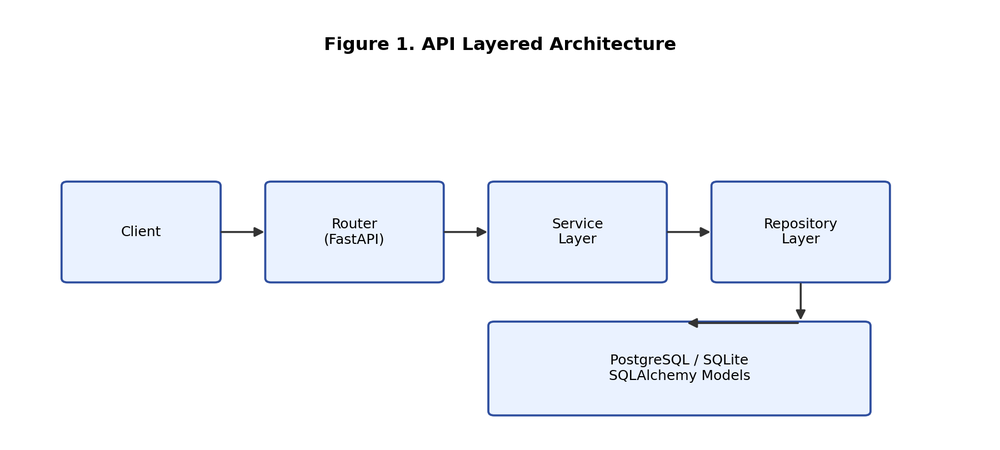
#> input picture docs/figures/architecture.png, 1000 x 450 px, shrunk from 1800 x 810 before the run
$ python generate_technical_report_pdf.py
#> lines starting #> are read from the running program, lines starting #| are printed output that depends on the picture
from pathlib import Path
import matplotlib.pyplot as plt
from matplotlib.backends.backend_pdf import PdfPages
import textwrap

ROOT = Path(__file__).resolve().parents[1]
OUT = ROOT / "docs" / "technical_report_final.pdf"
FIG_DIR = ROOT / "docs" / "figures"


def draw_text_page(pdf, title, body_lines, footer):
#> called with footer = 'Page 1/5'
    fig = plt.figure(figsize=(8.27, 11.69))  # A4 portrait
    ax = fig.add_axes([0, 0, 1, 1])
    ax.axis("off")

    ax.text(0.06, 0.96, title, fontsize=16, fontweight="bold", va="top")
    y = 0.92
    for line in body_lines:
        if line.startswith("## "):
            y -= 0.012
            ax.text(0.06, y, line[3:], fontsize=12.5, fontweight="bold", va="top")
            y -= 0.028
            continue
        if line.startswith("- "):
            wrapped = textwrap.wrap(line[2:], width=96)
            if wrapped:
                ax.text(0.08, y, f"- {wrapped[0]}", fontsize=10.2, va="top")
                y -= 0.018
                for w in wrapped[1:]:
                    ax.text(0.10, y, w, fontsize=10.2, va="top")
                    y -= 0.018
            else:
                y -= 0.018
            continue
        wrapped = textwrap.wrap(line, width=100)
        if not wrapped:
            y -= 0.014
            continue
        for w in wrapped:
            ax.text(0.06, y, w, fontsize=10.2, va="top")
            y -= 0.018

    ax.text(0.06, 0.03, footer, fontsize=9, color="#555")
    pdf.savefig(fig)
    plt.close(fig)


def draw_image_page(pdf, title, top_img, top_cap, bottom_img, bottom_cap, footer):
#> called with title = 'Architecture and Data Model Visuals', footer = 'Page 2/5'
    fig = plt.figure(figsize=(8.27, 11.69))
    ax = fig.add_axes([0, 0, 1, 1])
    ax.axis("off")

    ax.text(0.06, 0.96, title, fontsize=16, fontweight="bold", va="top")

    img1 = plt.imread(top_img)
#> img1 is the input picture: shape (450, 1000, 4) float32; mean R, G, B, A 0.96, 0.968, 0.985, 1
    img2 = plt.imread(bottom_img)
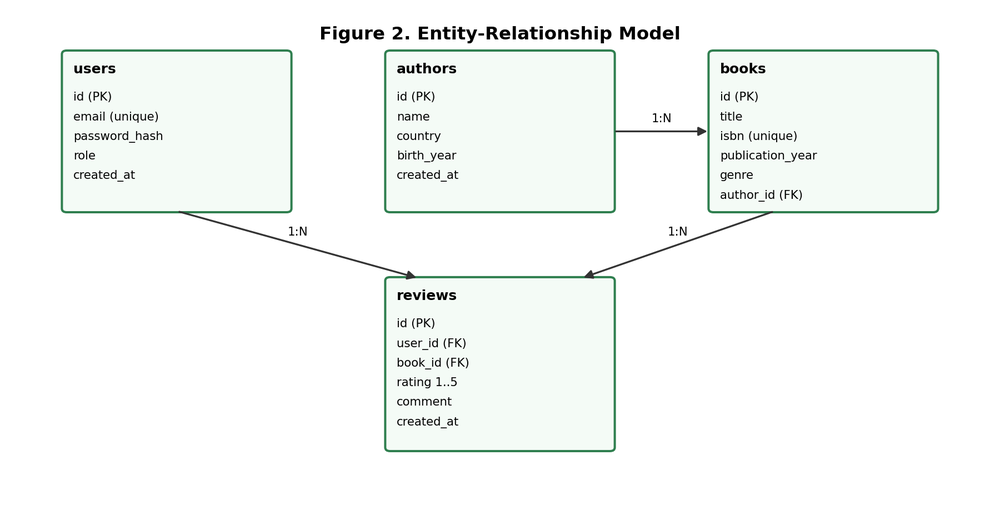
#> input picture docs/figures/er_diagram.png, 1000 x 520 px, shrunk from 1800 x 936 before the run
#> img2 is the input picture: shape (520, 1000, 4) float32; mean R, G, B, A 0.964, 0.974, 0.968, 1

    ax1 = fig.add_axes([0.08, 0.57, 0.84, 0.30])
    ax1.imshow(img1)
    ax1.axis("off")
    ax.text(0.08, 0.54, top_cap, fontsize=10)

    ax2 = fig.add_axes([0.08, 0.16, 0.84, 0.30])
    ax2.imshow(img2)
    ax2.axis("off")
    ax.text(0.08, 0.13, bottom_cap, fontsize=10)

    ax.text(0.06, 0.03, footer, fontsize=9, color="#555")
    pdf.savefig(fig)
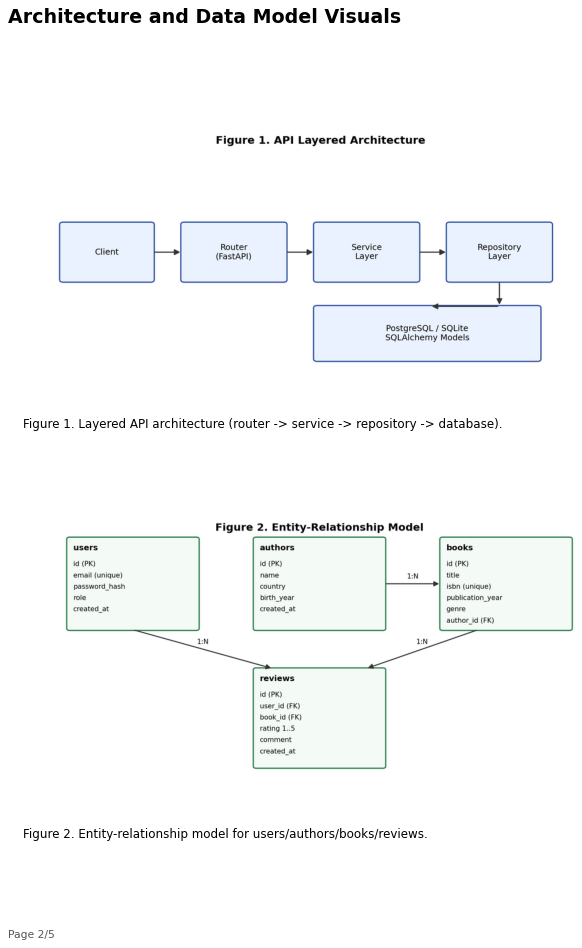
#> figure drawn by matplotlib, 2 panels
    plt.close(fig)


with PdfPages(OUT) as pdf:
    page1 = [
        "Module: XJCO3011 Web Services and Web Data",
        "Assessment: Coursework 1 (Individual API Development Project)",
        "Repository: https://github.com/Yuk11119/Web_Services_cw1",
        "API documentation: https://github.com/Yuk11119/Web_Services_cw1/blob/main/docs/api_documentation.pdf",
        "Presentation link: https://github.com/Yuk11119/Web_Services_cw1/blob/main/docs/presentation_slides.pptx",
        "",
        "## 1. Project Overview",
        "This project delivers a data-driven RESTful API for book metadata, authors, reviews, and analytics.",
        "It satisfies required CRUD behavior, SQL-backed persistence, endpoint documentation, and demonstration readiness.",
        "",
        "## 2. Stack Justification",
        "- FastAPI for rapid endpoint delivery, validation, and OpenAPI generation.",
        "- SQLAlchemy + relational schema constraints for structured data integrity.",
        "- Alembic for versioned, reproducible migration workflow.",
        "- JWT authentication for protected resources and standard API security.",
        "- Pytest integration tests for evidence-backed functional verification.",
        "",
        "## 3. Architecture and Design Decisions",
        "The backend uses router/service/repository/model layering to separate HTTP contracts, business logic, and persistence.",
        "Core entities are users, authors, books, and reviews, with unique ISBN, FK constraints, and rating bounds.",
    ]
    draw_text_page(pdf, "Technical Report: Book Metadata and Recommendation Analytics API", page1, "Page 1/5")

    draw_image_page(
        pdf,
        "Architecture and Data Model Visuals",
        FIG_DIR / "architecture.png",
        "Figure 1. Layered API architecture (router -> service -> repository -> database).",
        FIG_DIR / "er_diagram.png",
        "Figure 2. Entity-relationship model for users/authors/books/reviews.",
        "Page 2/5",
    )

    page3 = [
        "## 4. Implementation Highlights",
        "- Authentication: /auth/register, /auth/login",
        "- Authors CRUD: /authors",
        "- Books CRUD + filters (genre/year/author_id): /books",
        "- Reviews CRUD + filters (book_id/user_id/rating): /reviews",
        "- Analytics: /analytics/genre-trends, /analytics/rating-distribution, /analytics/recommendations/{user_id}",
        "",
        "Responses follow consistent envelopes:",
        "- success: { data: ..., meta: ... }",
        "- error: { error_code: ..., message: ..., details: ... }",
        "",
        "## 5. Testing Strategy and Evidence",
        "Integration-focused testing was implemented for auth, protected access, CRUD flow, conflict/validation, and analytics behavior.",
        "Latest execution evidence:",
        "- pytest -q -> 6 passed",
        "",
        "## 6. Challenges and Lessons Learned",
        "- Uniform error-contract handling across multiple routers.",
        "- SQL compatibility for aggregation/recommendation queries.",
        "- Maintaining modular architecture while preserving practical testability.",
        "",
        "Lessons: strict layering and early integration tests reduced downstream debugging and contract drift.",
    ]
    draw_text_page(pdf, "Implementation and Validation", page3, "Page 3/5")

    draw_image_page(
        pdf,
        "Runtime Flow and Test Evidence Visuals",
        FIG_DIR / "sequence.png",
        "Figure 3. Core request sequence from login to protected CRUD and analytics.",
        FIG_DIR / "test_coverage.png",
        "Figure 4. Integration evidence snapshot (pytest: 6 passed).",
        "Page 4/5",
    )
#> call 2 of draw_image_page, with title = 'Runtime Flow and Test Evidence Visuals', footer = 'Page 4/5'
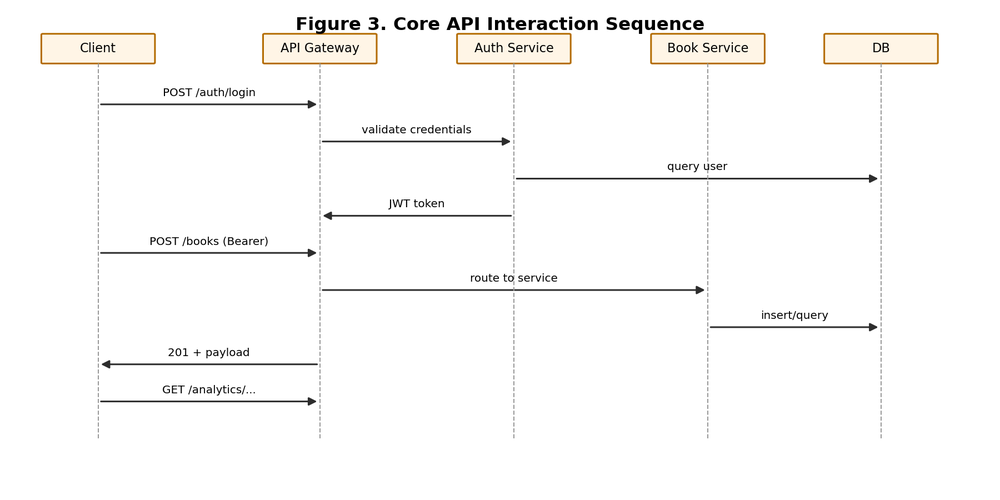
#> input picture docs/figures/sequence.png, 1000 x 500 px, shrunk from 1800 x 900 before the run
#> in draw_image_page, img1 is the input picture: shape (500, 1000, 4) float32; mean R, G, B, A 0.981, 0.979, 0.975, 1
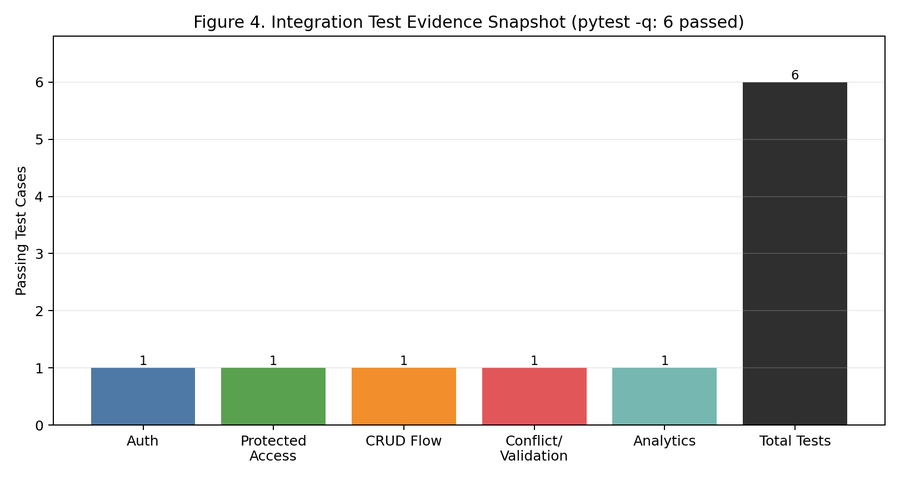
#> input picture docs/figures/test_coverage.png, 900 x 480 px, shrunk from 1620 x 864 before the run
#> in draw_image_page, img2 is the input picture: shape (480, 900, 4) float32; mean R, G, B, A 0.887, 0.884, 0.876, 1

    page5 = [
        "## 7. Limitations and Future Work",
        "- Recommendation logic is heuristic and can be extended with collaborative/personalized methods.",
        "- External dataset ingestion pipeline is not yet productionized.",
        "- Advanced production controls (rate limiting, audit logging, token rotation) remain future work.",
        "",
        "## 8. Dataset and Licensing",
        "Current implementation uses small seeded demonstration data (scripts/seed_data.py).",
        "Planned extension datasets: Open Library, Google Books metadata, or Kaggle sources subject to license checks.",
        "Final submission must document exact dataset source URLs and terms.",
        "",
        "## 9. GenAI Declaration and Reflection",
        "Declared GenAI use included planning support, debugging assistance, and documentation drafting.",
        "Human verification was applied through manual review, local execution, and test confirmation before acceptance.",
        "",
        "Integrity statement:",
        "- AI outputs were treated as proposals, not authoritative final answers.",
        "- Final engineering decisions and submission responsibility remained with the student.",
        "- Report claims were restricted to implemented behavior in the repository.",
        "",
        "Supporting appendix and logs:",
        "- docs/genai_declaration_appendix.md",
        "- docs/genai_logs/ (including test evidence text file)",
    ]
    draw_text_page(pdf, "Limitations, Licensing, and GenAI Declaration", page5, "Page 5/5")

print(f"Generated {OUT} (5 pages)")
